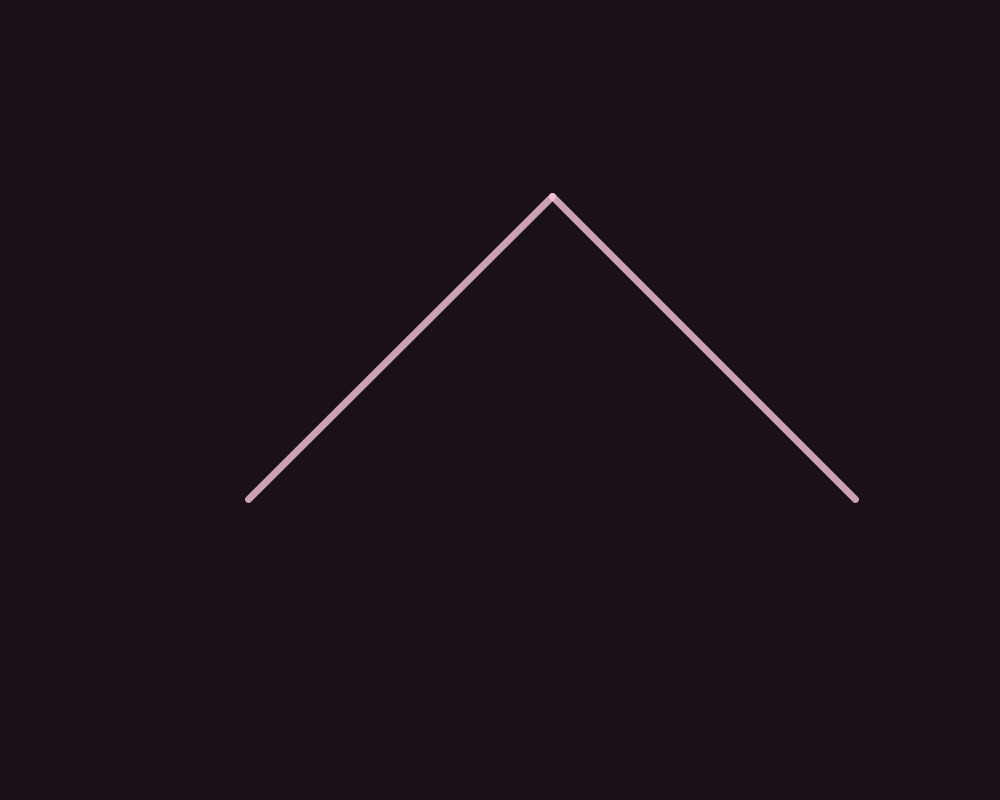
Frame 1 (no input)
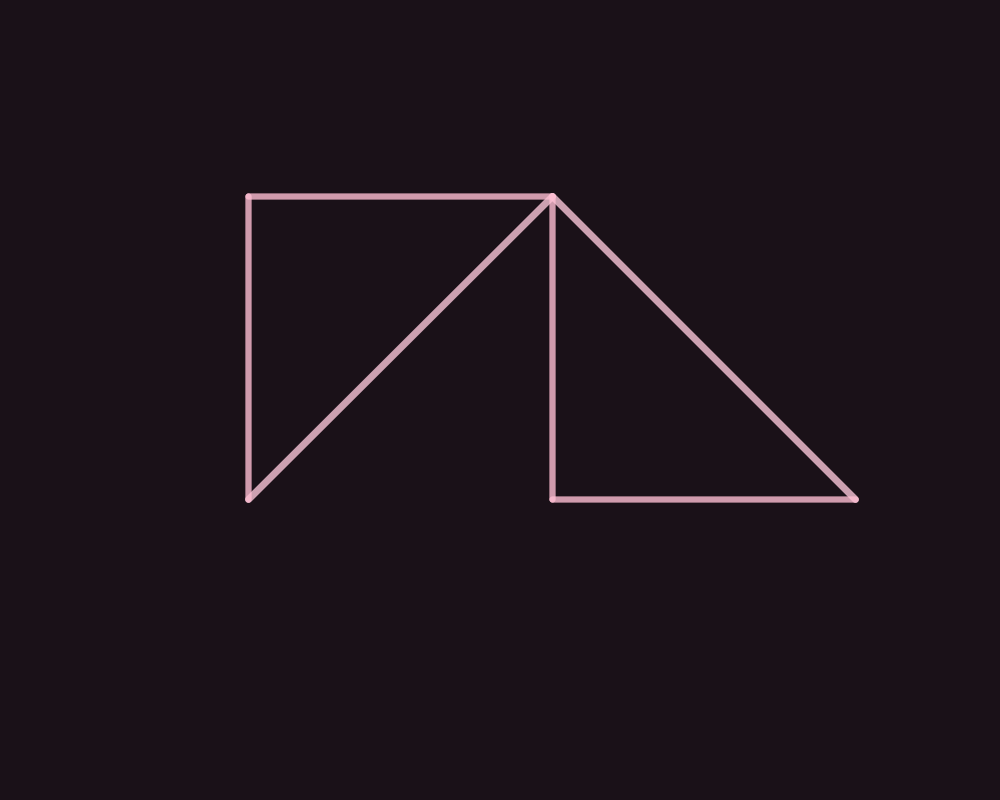
Frame 60 (the mouse pressed at the canvas centre just before this capture)
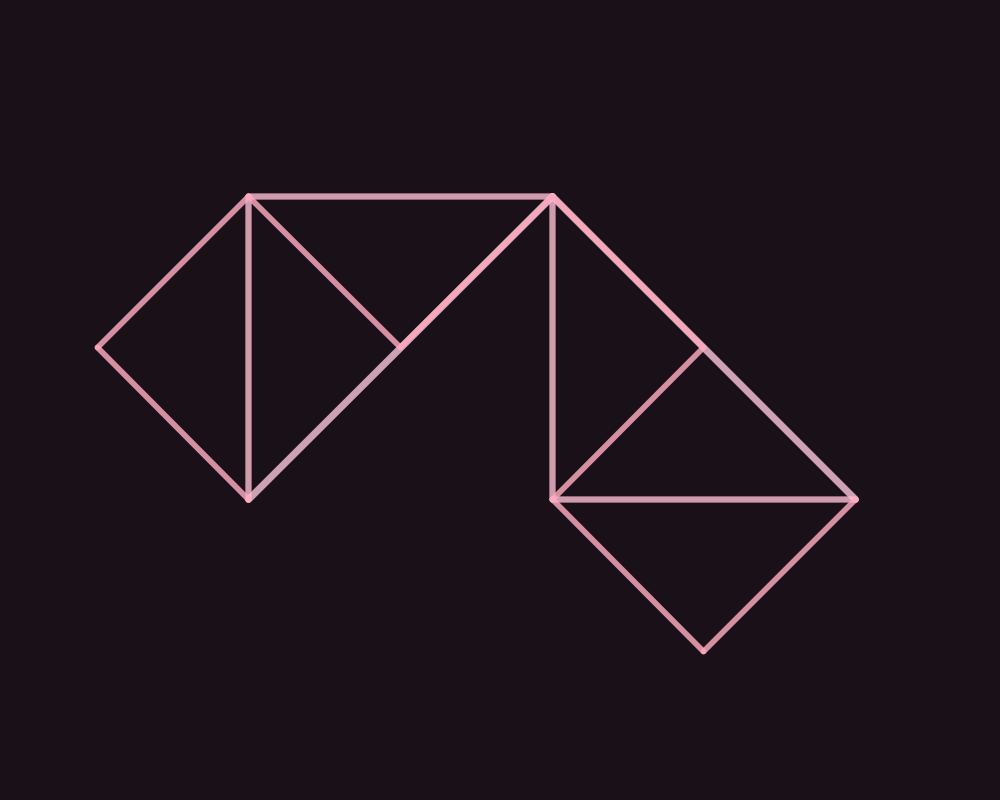
Frame 120 (the mouse held since frame 60 and released just before this capture)

The Processing sketch that drew these frames (run headless with seeded random() and noise(); from frame 60 on, the mouse is pressed at the canvas centre):

// Processing sketch: drachenfraktal
// ── drachenfraktal.pde
// Drachenkurve (Heighway-Drache): jeder Faltschritt wird ein Stück röter.
// Schritt 1 = zartes Pastellrosa, letzter Schritt = kräftiges Rot.
// Tasten: R = neu starten, S = Bild speichern.

final int MAX_ITER = 11;          // 2^11 = 2048 Segmente im letzten Schritt
final int FRAMES_PER_ITER = 40;   // wie lange jeder Schritt sichtbar aufgebaut wird
final int MARGIN = 50;

PVector[][] levels;               // levels[n] = Punkte nach n Faltungen, Start (0,0) und Ende (1,0)
float fit, cx, cy;
int shown = 0;
boolean saved = false;

void settings() {
  size(1000, 800);
  smooth(8);
}

void setup() {
  noiseSeed(7);
  buildLevels();
  fitToWindow();
  restart();
}

void restart() {
  background(26, 17, 24);
  shown = 0;
  saved = false;
  frameCount = 0;
}

// +1 = links, -1 = rechts: k-te Abbiegung der Papierfaltfolge
int turn(int k) {
  while ((k & 1) == 0) k >>= 1;
  return ((k >> 1) & 1) == 0 ? 1 : -1;
}

void buildLevels() {
  levels = new PVector[MAX_ITER + 1][];
  for (int n = 1; n <= MAX_ITER; n++) {
    int count = 1 << n;
    PVector[] p = new PVector[count + 1];
    p[0] = new PVector(0, 0);
    PVector dir = new PVector(1, 0);
    p[1] = dir.copy();
    for (int k = 1; k < count; k++) {
      dir = new PVector(-dir.y * turn(k), dir.x * turn(k));
      p[k + 1] = PVector.add(p[k], dir);
    }
    // Drehen und Skalieren, damit Anfang und Ende in jedem Schritt gleich liegen
    PVector e = p[count];
    float d = e.x * e.x + e.y * e.y;
    for (PVector q : p) {
      float x = (q.x * e.x + q.y * e.y) / d;
      float y = (q.y * e.x - q.x * e.y) / d;
      q.set(x, y);
    }
    levels[n] = p;
  }
}

void fitToWindow() {
  float x0 = 1e9, x1 = -1e9, y0 = 1e9, y1 = -1e9;
  for (PVector q : levels[MAX_ITER]) {
    x0 = min(x0, q.x); x1 = max(x1, q.x);
    y0 = min(y0, q.y); y1 = max(y1, q.y);
  }
  fit = min((width - 2 * MARGIN) / (x1 - x0), (height - 2 * MARGIN) / (y1 - y0));
  cx = (x0 + x1) / 2;
  cy = (y0 + y1) / 2;
}

// Rosa-Pastell -> Rot; t = 0 (erster Schritt) bis 1 (letzter Schritt)
color tone(float t, float jitter) {
  float e = pow(t, 1.3);
  float hue = lerp(340, 360, e) + jitter * 9;
  float sat = lerp(22, 92, e) + jitter * 14;
  float bri = lerp(100, 88, e) + jitter * 6;
  colorMode(HSB, 360, 100, 100, 255);
  color c = color((hue + 360) % 360, constrain(sat, 0, 100), constrain(bri, 0, 100), lerp(200, 255, t));
  colorMode(RGB, 255);
  return c;
}

void drawLevel(int n) {
  PVector[] p = levels[n];
  float t = (n - 1) / (float) (MAX_ITER - 1);
  strokeWeight(lerp(7, 1.3, pow(t, 0.9)));
  strokeCap(ROUND);
  for (int i = 0; i < p.length - 1; i++) {
    float jitter = noise(i * 0.004, n * 10.0) - 0.5;   // sanfte, prozedurale Variation entlang der Kurve
    stroke(tone(t, jitter));
    line((p[i].x - cx) * fit + width / 2, (p[i].y - cy) * fit + height / 2,
         (p[i + 1].x - cx) * fit + width / 2, (p[i + 1].y - cy) * fit + height / 2);
  }
}

void draw() {
  if (shown < MAX_ITER && frameCount % FRAMES_PER_ITER == 1) {
    drawLevel(++shown);
    surface.setTitle("Drachenfraktal – Schritt " + shown + " / " + MAX_ITER);
  } else if (shown == MAX_ITER && !saved && frameCount % FRAMES_PER_ITER == 5) {
    save(sketchPath("drachenfraktal.png"));
    saved = true;
    if (System.getenv("DRACHEN_EXIT") != null) exit();
  }
}

void keyPressed() {
  if (key == 'r' || key == 'R') restart();
  if (key == 's' || key == 'S') save(sketchPath("drachenfraktal.png"));
}
